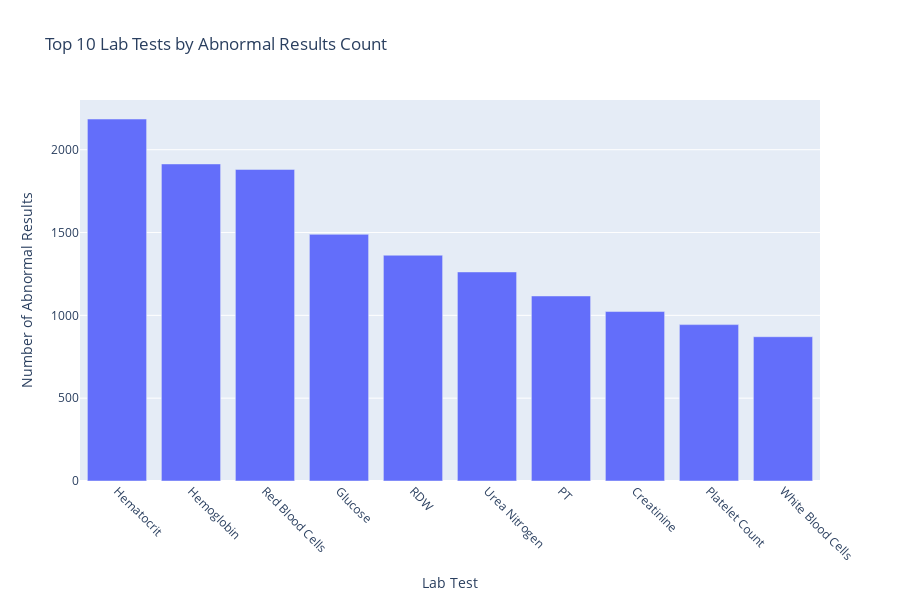

This figure's notebook cell:
### Code cell
# Get top 10 tests by abnormal count
top_10_tests = test_stats.nlargest(10, 'abnormal_count')

# Create bar chart
fig = px.bar(
    top_10_tests,
    x='label',
    y='abnormal_count',
    title='Top 10 Lab Tests by Abnormal Results Count',
    labels={
        'label': 'Lab Test',
        'abnormal_count': 'Number of Abnormal Results'
    },
    hover_data={
        'total_count': True,
        'abnormal_count': True,
        'abnormal_percentage': ':.2f',
        'itemid': True
    }
)

# Update layout for better readability
fig.update_layout(
    xaxis_tickangle=45,
    height=600
)

fig.show()

### Figure 1 — Plotly figure (JSON) as saved in the notebook; plotly's stock layout.template omitted (floating-point values rounded to 4 significant figures)
{"data": [{"customdata": [[2317.0, 94.3, 51220.0], [2024.0, 94.57, 51220.0], [2007.0, 93.72, 51280.0], [2121.0, 70.2, 50930.0], [2005.0, 67.98, 51280.0], [2158.0, 58.48, 51010.0], [1378.0, 81.06, 51270.0], [2175.0, 47.03, 50910.0], [2088.0, 45.21, 51260.0], [2021.0, 43.1, 51300.0]], "hovertemplate": "Lab Test=%{x}<br>Number of Abnormal Results=%{y}<br>total_count=%{customdata[0]}<br>abnormal_percentage=%{customdata[1]:.2f}<br>itemid=%{customdata[2]}<extra></extra>", "legendgroup": "", "marker": {"color": "#636efa", "pattern": {"shape": ""}}, "name": "", "orientation": "v", "showlegend": false, "textposition": "auto", "type": "bar", "x": ["Hematocrit", "Hemoglobin", "Red Blood Cells", "Glucose", "RDW", "Urea Nitrogen", "PT", "Creatinine", "Platelet Count", "White Blood Cells"], "xaxis": "x", "y": [2185.0, 1914.0, 1881.0, 1489.0, 1363.0, 1262.0, 1117.0, 1023.0, 944.0, 871.0], "yaxis": "y"}], "layout": {"barmode": "relative", "height": 600, "legend": {"tracegroupgap": 0}, "title": {"text": "Top 10 Lab Tests by Abnormal Results Count"}, "xaxis": {"anchor": "y", "domain": [0, 1], "tickangle": 45, "title": {"text": "Lab Test"}}, "yaxis": {"anchor": "x", "domain": [0, 1], "title": {"text": "Number of Abnormal Results"}}}}
